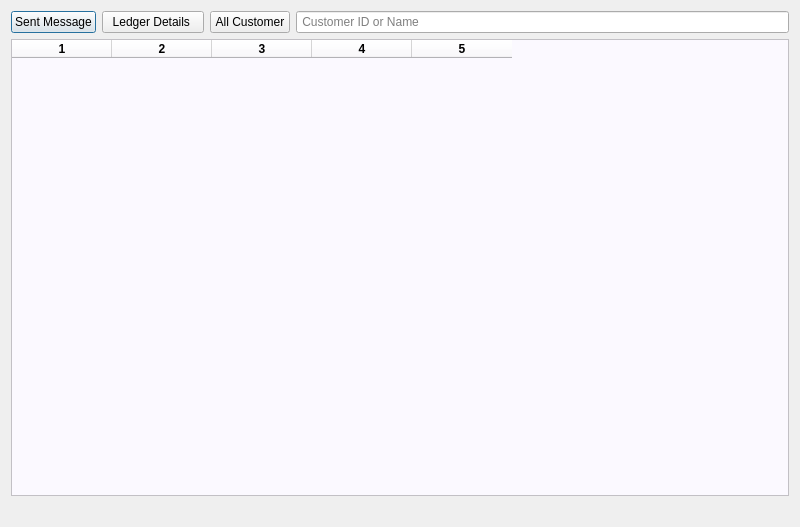
<?xml version="1.0" encoding="UTF-8"?>
<ui version="4.0">
 <class>Dialog</class>
 <widget class="QDialog" name="Dialog">
  <property name="windowModality">
   <enum>Qt::ApplicationModal</enum>
  </property>
  <property name="geometry">
   <rect>
    <x>0</x>
    <y>0</y>
    <width>800</width>
    <height>527</height>
   </rect>
  </property>
  <property name="windowTitle">
   <string>Dialog</string>
  </property>
  <layout class="QGridLayout" name="gridLayout_2">
   <item row="0" column="0">
    <layout class="QGridLayout" name="gridLayout">
     <item row="0" column="0" colspan="2">
      <layout class="QHBoxLayout" name="horizontalLayout">
       <item>
        <widget class="QPushButton" name="msgb">
         <property name="text">
          <string>Sent Message</string>
         </property>
        </widget>
       </item>
       <item>
        <widget class="QPushButton" name="detailsb">
         <property name="text">
          <string>  Ledger Details   </string>
         </property>
        </widget>
       </item>
       <item>
        <widget class="QPushButton" name="customerb">
         <property name="font">
          <font>
           <pointsize>9</pointsize>
          </font>
         </property>
         <property name="text">
          <string>All Customer</string>
         </property>
        </widget>
       </item>
       <item>
        <widget class="QLineEdit" name="suppliers">
         <property name="placeholderText">
          <string> Customer ID or Name </string>
         </property>
        </widget>
       </item>
      </layout>
     </item>
     <item row="1" column="0" colspan="2">
      <widget class="QTableWidget" name="customerdue">
       <property name="font">
        <font>
         <weight>75</weight>
         <bold>true</bold>
        </font>
       </property>
       <property name="styleSheet">
        <string notr="true">background-color: rgb(251, 249, 255);</string>
       </property>
       <property name="columnCount">
        <number>5</number>
       </property>
       <column/>
       <column/>
       <column/>
       <column/>
       <column/>
      </widget>
     </item>
     <item row="2" column="0">
      <spacer name="horizontalSpacer">
       <property name="orientation">
        <enum>Qt::Horizontal</enum>
       </property>
       <property name="sizeHint" stdset="0">
        <size>
         <width>40</width>
         <height>20</height>
        </size>
       </property>
      </spacer>
     </item>
     <item row="2" column="1">
      <layout class="QHBoxLayout" name="horizontalLayout_2"/>
     </item>
    </layout>
   </item>
  </layout>
 </widget>
 <resources/>
 <connections/>
</ui>
